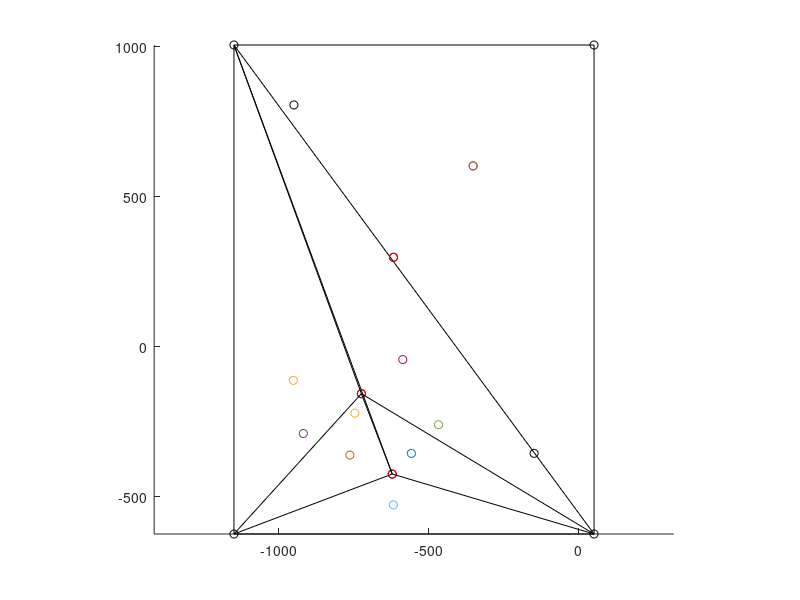

MATLAB code for this plot: (Note: this script raises an error after producing the figure.)
function Triang
f=figure('position',[230 250 570 510],'menubar','none');
hold on
axis equal
n=5;
global i;
check=1;
NP=1;
Eps=0.05;
arrR=[];
x=randi([-1000,1000],n,1);
y=randi([-1000,1000],n,1);
arrPlot=[];
s=struct('R1',[],'R2',[],'R3',[],'A',[],'B',[],'C',[],'nA',[],'nB',[],'nC',[],'CO',[]);
Coordinates=[];
minX=x(1,1);
minY=y(1,1);
maxX=x(1,1);
maxY=y(1,1);
ArrCoor=[];
coun=1;
EdgePoints=[];
for i=1:n
    EdgePoints(i) = plot(x(i,1), y(i,1),'ko');
    if (x(i,1) < minX) minX = x(i,1);
    end
        if (x(i,1) > maxX) maxX = x(i,1);
        end
            if (y(i,1) < minY) minY = y(i,1);
            end
                if (y(i,1) > maxY) maxY = y(i,1);
                end
    Coordinates(i,1) = x(i);
    Coordinates(i,2) = y(i);

end
minX = minX-200;
maxX = maxX+200;
minY = minY-200;
maxY = maxY+200;

Coordinates(n+1,1) = minX;
Coordinates(n+1,2) = minY;

Coordinates(n+2,1) = minX;
Coordinates(n+2,2) = maxY;

Coordinates(n+3,1) = maxX;
Coordinates(n+3,2) = maxY;

Coordinates(n+4,1) = maxX;
Coordinates(n+4,2) = minY;

plot ([minX minX],[minY maxY],'k');
plot ([minX maxX],[maxY maxY],'k');
plot ([maxX maxX],[maxY minY],'k');
plot ([minX maxX],[minY minY],'k');
plot ([minX maxX],[maxY minY],'k');

arrR(coun,1)=n+1;
arrR(coun,2)=n+2;
arrR(coun,1:2)=sort(arrR(coun,1:2));
arrR(coun+1,1)=n+2;
arrR(coun+1,2)=n+3;
arrR(coun+1,1:2)=sort(arrR(coun+1,1:2));
arrR(coun+2,1)=n+3;
arrR(coun+2,2)=n+4;
arrR(coun+2,1:2)=sort(arrR(coun+2,1:2));
arrR(coun+3,1)=n+1;
arrR(coun+3,2)=n+4;
arrR(coun+3,1:2)=sort(arrR(coun+3,1:2));
arrR(coun+4,1)=n+2;
arrR(coun+4,2)=n+4;
arrR(coun+4,1:2)=sort(arrR(coun+4,1:2));

s(coun)=Createstr(2,3,5);

plot(s(coun).CO(1),s(coun).CO(2),'o');
coun=coun+1;
s(coun)=Createstr(1,4,5);


for i = n+1:length(Coordinates)
    EdgePoints(i)=plot(Coordinates(i,1), Coordinates(i,2),'ko');
end

    for i=1:n
    plot(Coordinates(i,1), Coordinates(i,2),'ro');    
    Tria(i,1);
    end   
    
    function Tria (numbPoint,numbStr) 
    for lf= 5:length(arrR)    
    [ToF]=DoesItBelong(Coordinates(numbPoint,1:2),lf);
    if ToF==1
        for lg=1:coun
            if lf==s(lg).R1
            RemNumb1=lg;
            elseif lf==s(lg).R2
            RemNumb1=lg;
            elseif lf==s(lg).R3
            RemNumb1=lg;
            end
        end
        for lg=1:coun
            if lf==s(lg).R1
                if lg==RemNumb1
                    continue;
                end
            RemNumb2=lg;
            elseif lf==s(lg).R2
                if lg==RemNumb1
                    continue;
                end
            RemNumb2=lg;
            elseif lf==s(lg).R3
                if lg==RemNumb1
                    continue;
                end
            RemNumb2=lg;
            end
        end
        k11=[numbPoint,s(RemNumb1).nA];
        k11=sort(k11);
        arrR(end+1,1:2)=k11;
        NubmArR1=length(arrR);
        k12=[numbPoint,s(RemNumb1).nB];
        k12=sort(k12);
        arrR(end+1,1:2)=k12;
        NubmArR2=length(arrR);
        
        k21=[s(RemNumb1).nA,s(RemNumb1).nB];
        k21=sort(k21);
        
        k13=[numbPoint,s(RemNumb1).nC];
        k13=sort(k13);
        arrR(end+1,1:2)=k13;
        NubmArR3=length(arrR);
        
        k22=[s(RemNumb1).nB,k13(1,2)];
        k22=sort(k22);
        
        if s(RemNumb2).nA~=arrR(lf,1)&&s(RemNumb2).nA~=arrR(lf,2)
        k14=[numbPoint,s(RemNumb2).nA];
        k14=sort(k14);
        arrR(end+1,1:2)=k14;
        elseif s(RemNumb2).nB~=arrR(lf,1)&&s(RemNumb2).nB~=arrR(lf,2)
        k14=[numbPoint,s(RemNumb2).nB];
        k14=sort(k14);
        arrR(end+1,1:2)=k14;
        elseif s(RemNumb2).nC~=arrR(lf,1)&&s(RemNumb2).nC~=arrR(lf,2)
        k14=[numbPoint,s(RemNumb2).nC];
        k14=sort(k14);
        arrR(end+1,1:2)=k14;
        end
        
        k23=[s(RemNumb1).nC,k13(1,2)];
        k23=sort(k23);
        
        k24=[k13(1,2),s(RemNumb1).nA];
        k24=sort(k24);
        
        NubmArR4=length(arrR);
        
        for b1=1:length(arrR)
           if all(k11(1,1:2)==arrR(b1,1:2))
               m11=b1;
           elseif all(k12(1,1:2)==arrR(b1,1:2))
               m12=b1;
           elseif all(k13(1,1:2)==arrR(b1,1:2))
               m13=b1;
           elseif all(k14(1,1:2)==arrR(b1,1:2))
               m14=b1;
           end
           if all(k21(1,1:2)==arrR(b1,1:2))
               m21=b1;
           elseif all(k22(1,1:2)==arrR(b1,1:2))
               m22=b1;
           elseif all(k23(1,1:2)==arrR(b1,1:2))
               m23=b1;
           elseif all(k24(1,1:2)==arrR(b1,1:2))
               m24=b1;
           end
           
        end
        s(end+1)=Createstr(m11,m12,m21);
        s(end+1)=Createstr(m12,m13,m22);
        s(end+1)=Createstr(m13,m14,m23);
        s(end+1)=Createstr(m14,m11,m24);
        
        
        arrPlot(NP)=plot([s(RemNumb1).A(1,1) Coordinates(numbPoint,1)],[s(RemNumb1).A(1,2) Coordinates(numbPoint,2)],'k');
        NP=NP+1;
        arrPlot(NP)=plot([s(RemNumb1).B(1,1) Coordinates(numbPoint,1)],[s(RemNumb1).B(1,2) Coordinates(numbPoint,2)],'k');
        NP=NP+1;
        arrPlot(NP)=plot([s(RemNumb1).C(1,1) Coordinates(numbPoint,1)],[s(RemNumb1).C(1,2) Coordinates(numbPoint,2)],'k');
        NP=NP+1;
        arrPlot(NP)=plot([Coordinates(k14(1,2),1) Coordinates(numbPoint,1)],[Coordinates(k14(1,2),2) Coordinates(numbPoint,2)],'k');
        NP=NP+1;

        s(RemNumb1)=[];
        s(RemNumb2)=[];
        arrR(lf)=[];
        return;
    end
    end
    [isInSegment1]=DidItCross(Coordinates(numbPoint,1),Coordinates(numbPoint,2),s(numbStr).A(1,1),s(numbStr).B(1,1),s(numbStr).A(1,2),s(numbStr).B(1,2),s(numbStr).CO(1),s(numbStr).CO(2));
    [isInSegment2]=DidItCross(Coordinates(numbPoint,1),Coordinates(numbPoint,2),s(numbStr).B(1,1),s(numbStr).C(1,1),s(numbStr).B(1,2),s(numbStr).C(1,2),s(numbStr).CO(1),s(numbStr).CO(2));
    [isInSegment3]=DidItCross(Coordinates(numbPoint,1),Coordinates(numbPoint,2),s(numbStr).C(1,1),s(numbStr).A(1,1),s(numbStr).C(1,2),s(numbStr).A(1,2),s(numbStr).CO(1),s(numbStr).CO(2));
    
    for p=1:length(Coordinates)
            if all(s(numbStr).A(1,1:2)==Coordinates(p,1:2))
                newCOEF1=p;
            elseif all(s(numbStr).B(1,1:2)==Coordinates(p,1:2))
                newCOEF2=p;
            elseif all(s(numbStr).C(1,1:2)==Coordinates(p,1:2))
                newCOEF3=p;
            end
    end
    NewArrPer1=0;
    NewArrPer2=0;
    NewArrPer3=0;
    NewArrR1=[newCOEF1,newCOEF2];
    NewArrR1=sort(NewArrR1);
    NewArrR2=[newCOEF2,newCOEF3];
    NewArrR2=sort(NewArrR2);
    NewArrR3=[newCOEF1,newCOEF3];
    NewArrR3=sort(NewArrR3);
    
    for l=1:length(arrR)
        if all(NewArrR1(1,1:2)==arrR(l,1:2))
            NewArrPer1=l;
        elseif all(NewArrR2(1,1:2)==arrR(l,1:2))
            NewArrPer2=l;
        elseif all(NewArrR3(1,1:2)==arrR(l,1:2))
            NewArrPer3=l;
        end
    end
      if isInSegment1==1
      for k=1:coun
          if k==numbStr
              continue;
          end
          if s(k).R1==NewArrPer1
              numbStr=k;
              Tria (numbPoint,numbStr);
              break;
          elseif s(k).R2==NewArrPer1
              numbStr=k;
              Tria (numbPoint,numbStr);
              break;
          elseif s(k).R3==NewArrPer1
              numbStr=k;
              Tria (numbPoint,numbStr);
              break;
          end
      end
      elseif isInSegment2==1
      for k=1:coun
          if k==numbStr
              continue;
          end
          if s(k).R1==NewArrPer2
              numbStr=k;
              Tria (numbPoint,numbStr);
              break;
          elseif s(k).R2==NewArrPer2
              numbStr=k;
              Tria (numbPoint,numbStr);
              break;
          elseif s(k).R3==NewArrPer2
              numbStr=k;
              Tria (numbPoint,numbStr);
              break;
          end
      end
      elseif isInSegment3==1
      for k=1:coun
          if k==numbStr
              continue;
          end
          if s(k).R1==NewArrPer3
              numbStr=k;
              Tria (numbPoint,numbStr);
              break;
          elseif s(k).R2==NewArrPer3
              numbStr=k;
              Tria (numbPoint,numbStr);
              break;
          elseif s(k).R3==NewArrPer3
              numbStr=k;
              Tria (numbPoint,numbStr);
              break;
          end
      end 
      else 
       arrPlot(NP)=plot([s(numbStr).A(1,1) Coordinates(numbPoint,1)],[s(numbStr).A(1,2) Coordinates(numbPoint,2)],'k'); 
       NP=NP+1;
       arrPlot(NP)=plot([s(numbStr).B(1,1) Coordinates(numbPoint,1)],[s(numbStr).B(1,2) Coordinates(numbPoint,2)],'k');
       NP=NP+1;
       arrPlot(NP)=plot([s(numbStr).C(1,1) Coordinates(numbPoint,1)],[s(numbStr).C(1,2) Coordinates(numbPoint,2)],'k');
       NP=NP+1;
       Index1=0;
       Index2=0;
       Index3=0;
       for h=1:length(Coordinates)
       if all(s(numbStr).A(1,1:2)==Coordinates(h,1:2))
          Index1=h;
       elseif all(s(numbStr).B(1,1:2)==Coordinates(h,1:2))
          Index2=h;
       elseif all(s(numbStr).C(1,1:2)==Coordinates(h,1:2))
          Index3=h;
       end
       end
       
       k1=[i,Index1];
       k1=sort(k1);
       arrR(end+1,1:2)=k1;
       coun=coun+1;
       k2=[i,Index2];
       k2=sort(k2);
       arrR(end+1,1:2)=k2;
       coun=coun+1;
       k3=[i,Index3];
       k3=sort(k3);
       arrR(end+1,1:2)=k3;
       coun=coun+1;
       for b=1:length(arrR)
           if all(k1(1,1:2)==arrR(b,1:2))
               m1=b;
           elseif all(k2(1,1:2)==arrR(b,1:2))
               m2=b;
           elseif all(k3(1,1:2)==arrR(b,1:2))
               m3=b;
           end
       end
       s(end+1)=Createstr(NewArrPer1,m1,m2);
       s(end+1)=Createstr(NewArrPer2,m2,m3);
       s(end+1)=Createstr(NewArrPer3,m1,m3);
       s(numbStr)=[];
       coun=coun-1;  
      end
    end
     
    function [Xcen, Ycen] = Coord(cor1,cor2,cor3)
    a=sqrt((cor1(1,1)-cor3(1,1))^2+(cor1(1,2)-cor3(1,2))^2);
    b=sqrt((cor2(1,1)-cor1(1,1))^2+(cor2(1,2)-cor1(1,2))^2);
    c=sqrt((cor3(1,1)-cor2(1,1))^2+(cor3(1,2)-cor2(1,2))^2);

    Xcen = (a * cor2(1,1) + b * cor3(1,1) + c * cor1(1,1))/(a + b + c);
    Ycen = (a * cor2(1,2) + b * cor3(1,2) + c * cor1(1,2))/(a + b + c);
    end

    function [isInSegment] = DidItCross (x1,y1,xm2,mx2,ym2,my2,xx1,yy1)
        arrX=[xm2 xx1; mx2 x1];
        arrY=[ym2 yy1; my2 y1];
        dx = diff(arrX);  %# Take the differences down each column
        dy = diff(arrY);
        den = dx(1)*dy(2)-dy(1)*dx(2);  %# Precompute the denominator
        ua = (dx(2)*(arrY(1)-arrY(3))-dy(2)*(arrX(1)-arrX(3)))/den;
        ub = (dx(1)*(arrY(1)-arrY(3))-dy(1)*(arrX(1)-arrX(3)))/den;
        isInSegment = all(([ua ub] > 0) & ([ua ub] < 1));
    end
    
    function [ToF]=DoesItBelong (Co, NumR)
        newRub=(Co(1,1)-Coordinates(arrR(NumR,1),1))/(Coordinates(arrR(NumR,2),1)-Coordinates(arrR(NumR,1),1))-(Co(1,2)-Coordinates(arrR(NumR,1),2))/(Coordinates(arrR(NumR,2),2)-Coordinates(arrR(NumR,1),2));
        if newRub<Eps&&newRub>-Eps
            ToF=1;
        else 
            ToF=0;
        end
    end

    function [isInCircle] = DidItCross2(PointCenter,PointCor,Radius)
        d=sqrt((PointCenter(1,1)-PointCor(1,1))^2+(PointCenter(1,2)-PointCor(1,2))^2);
        if d<=Radius
        isInCircle=0;
        else
        isInCircle=1;
        end
    end
    function [s]=Createstr(indR1,indR2,indR3)
        s(1).R1=indR1;
        s(1).R2=indR2;
        s(1).R3=indR3;
        a(1,1)=Coordinates(arrR(indR1,1),1);
        a(1,2)=Coordinates(arrR(indR1,1),2);
        
        s(1).A=a;
        b(1,1)=Coordinates(arrR(indR1,2),1);
        b(1,2)=Coordinates(arrR(indR1,2),2);
        s(1).B=b;
        if (arrR(indR1,2)~=arrR(indR2,1))&&(arrR(indR1,1)~=arrR(indR2,1))
        c(1,1)=Coordinates(arrR(indR2,1),1);
        c(1,2)=Coordinates(arrR(indR2,1),2);
        elseif (arrR(indR1,2)~=arrR(indR2,2))&&(arrR(indR1,1)~=arrR(indR2,2))
        c(1,1)=Coordinates(arrR(indR2,2),1);
        c(1,2)=Coordinates(arrR(indR2,2),2);
        elseif (arrR(indR1,2)~=arrR(indR3,1))&&(arrR(indR1,1)~=arrR(indR3,1))
        c(1,1)=Coordinates(arrR(indR3,1),1);
        c(1,2)=Coordinates(arrR(indR3,1),2);
        elseif (arrR(indR1,2)~=arrR(indR3,2))&&(arrR(indR1,1)~=arrR(indR3,2))
        c(1,1)=Coordinates(arrR(indR3,2),1);
        c(1,2)=Coordinates(arrR(indR3,2),2);
        end
        s(1).C=c;
        for ker=1:length(Coordinates)
            if all(s(1).A(1,1:2)==Coordinates(ker,1:2))
            s(1).nA=ker;
            elseif all(s(1).B(1,1:2)==Coordinates(ker,1:2))
            s(1).nB=ker;
            elseif all(s(1).C(1,1:2)==Coordinates(ker,1:2))
            s(1).nC=ker;
            end
        end
        
        [xn,yn]=Coord(a,b,c);
        s(1).CO=[xn,yn];
        plot(s(1).CO(1),s(1).CO(2),'o');
    end
end